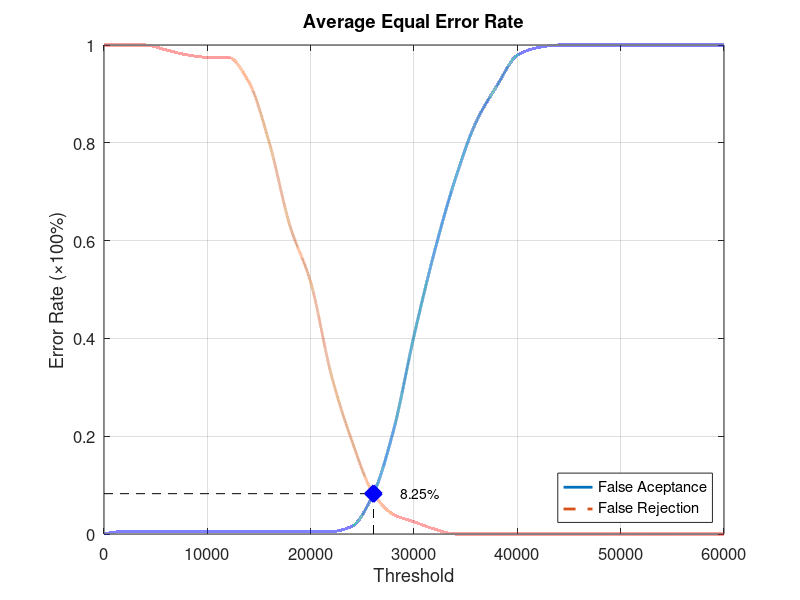
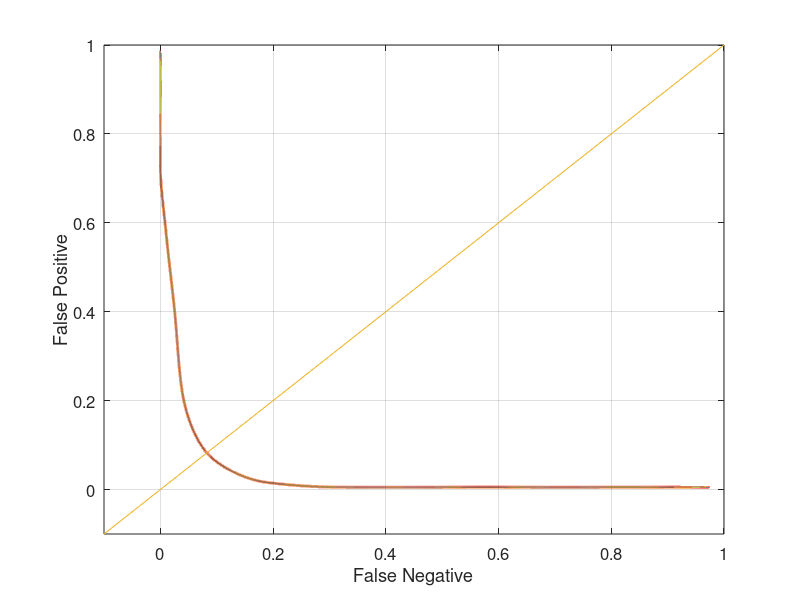

Write the MATLAB code that produced these figures, in order.
function yEER = Database1_1
close all;
clear;
clc;
x = 0:2000:60000;
xq = 0:0.5:60000;

y0 = [0 0.00526316 0.00526316 0.00526316 0.00526316 0.00526316 0.00526316 0.00526316 0.00526316 0.00526316 0.00526316 0.00526316 0.0157895 0.0789474 0.210526 0.405263 0.578947 0.726316 0.842105 0.915789 0.978947 0.994737 1 1 1 1 1 1 1 1 1];
yy0 = interp1(x, y0, xq, 'pchip');
y1 = [1 1 1 0.99 0.98 0.975 0.975 0.925 0.8 0.63 0.515 0.325 0.19 0.085 0.04 0.025 0.01 0 0 0 0 0 0 0 0 0 0 0 0 0 0];
yy1 = interp1(x, y1, xq, 'pchip');

% Calculating EER: 
y2 = abs(y0 - y1);
find(y2 == min(y2))
yy2 = abs(yy0 - yy1);
xEER = find(yy2 == min(yy2));
xEERIndex = xq(xEER) % X-axis EER
yEER = yy0(xEER) % Y-axis EER

main = figure
plot(xq, yy0,'-','LineWidth', 2);	hold on
plot(xq, yy1,'--','LineWidth', 2);	hold on
plot([xEERIndex xEERIndex], [0 yEER], 'k--');	hold on
plot([0 xEERIndex], [yEER yEER], 'k--');	hold on
plot(xEERIndex, yEER, 'bx', 'LineWidth', 10);	hold on
text(xEERIndex + 10 * xEERIndex / 100, yEER, [num2str(round((10000 * yEER)) / 100) '%'])
legend('False Aceptance', 'False Rejection', 'Location', 'SouthEast')
xlabel('Threshold')
ylabel('Error Rate (\times100%)')
title('Average Equal Error Rate')
set(gca, 'FontSize', 12)
axis([0 60000 0 1])
grid on

print(main, 'Database1_1Main', '-dpng');
FNRxFPR = figure('Color', [1 1 1]);
plot(yy1, yy0, '-', yy1, yy0, 'LineWidth', 2);
hold on
y = -0.1:0.1:1
plot(y, y); 
set(gca, 'FontSize', 12)
xlabel('False Negative')
ylabel('False Positive')
axis([-0.1 1 -0.1 1])
set(gca, 'FontSize', 12)
grid on

print(FNRxFPR, 'Database1_1FNRxFPR','-dpng');
end
